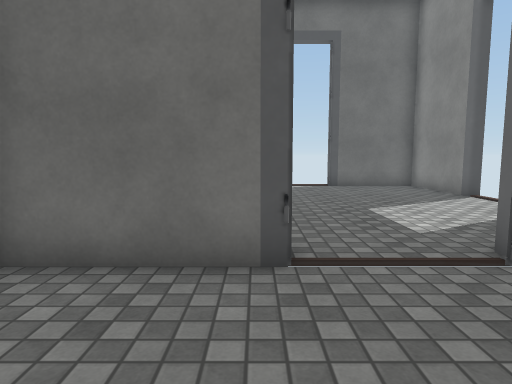
view 1 (above)

12 first-person views from a walk through a scene from a Unity 3-D project. The camera is 1.3 m above the floor, tilts 6° down and sees 75° across. The floor is counted in squares, 1 m on a side. Each view is taken from the middle of a square. On the plan, view 1 faces up. The plan holds only what a view shows up to about 14 squares ahead; the rest is blank. The place goes on beyond the plan. The player character is not drawn. Door leaves are left out, so doorways stand open. Some surface patterns are stand-ins.

view 2
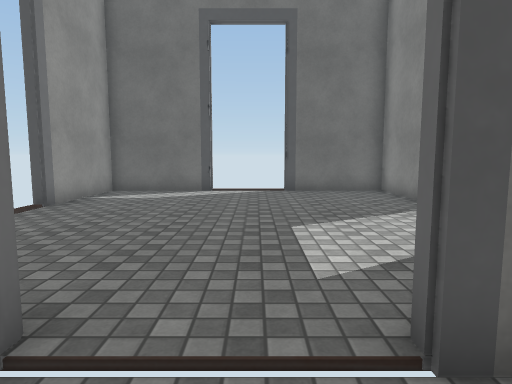

view 3
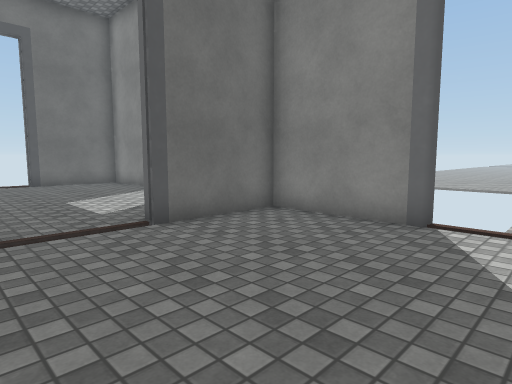

view 4
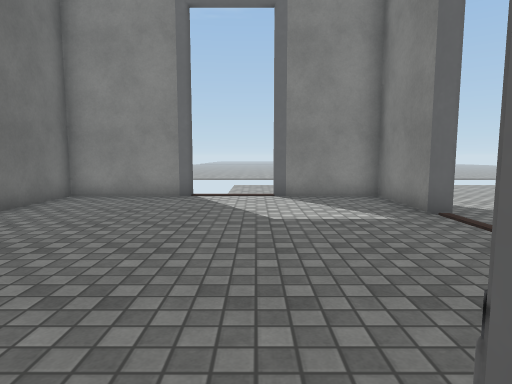

view 5
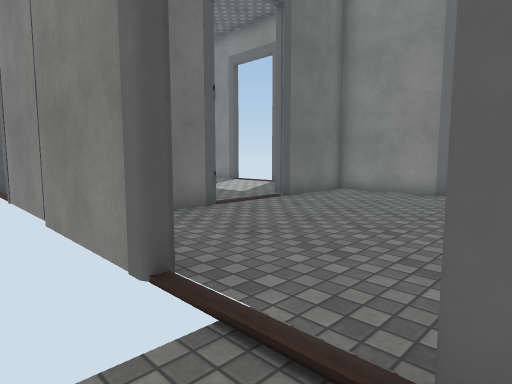

view 6
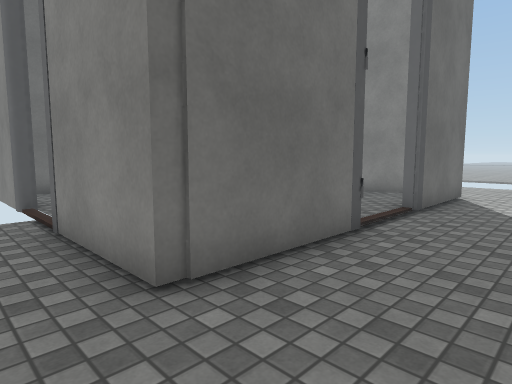

view 7
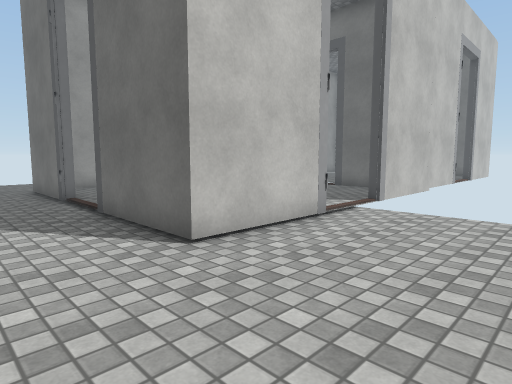

view 8
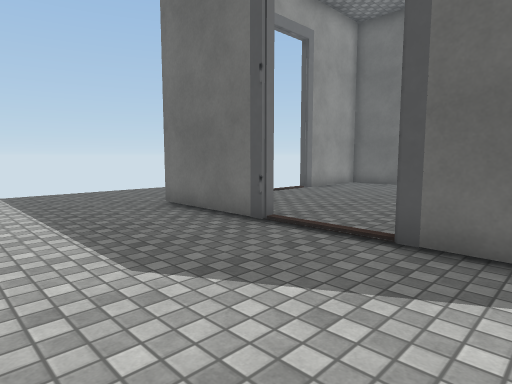

view 9
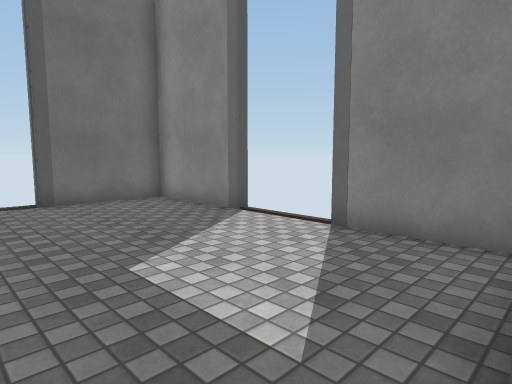

view 10
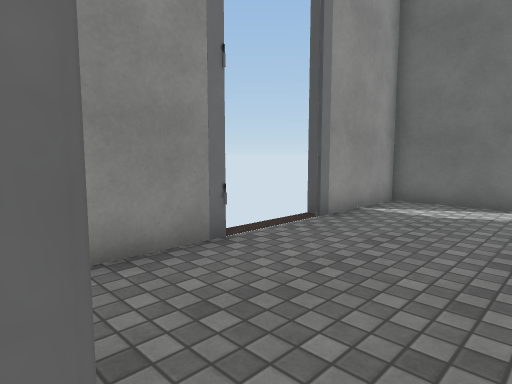

view 11
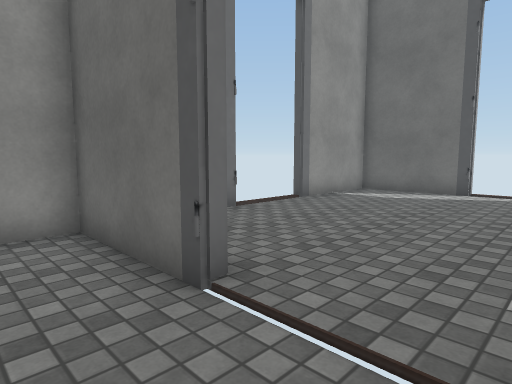

view 12
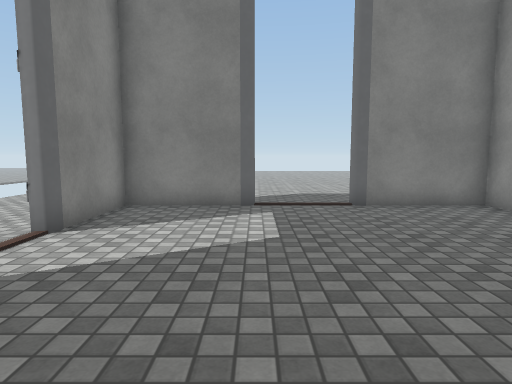

### Floor plan
Points are (right, up) in squares from view 1. A wall is a line through its corners. A room is listed if a view was taken in it or the views show most of it. See-through windows are left out.
Room 1 (views 1, 2, 3, 9, 10, 11, 12)
walls: (6.5, 0.1) (6.5, 3.9) (3, 3.9); (3.1, -5.9) (6.5, -5.9) (6.5, -2.6); (0.5, 3.9) (-3.1, 3.9) (-3.1, 2.8); (-3.1, 0.9) (-3.1, 0); (-3.1, -4) (-3.1, -5.9) (0.4, -5.9)
ways out: opening at (-3, -2) to room 2; opening at (2.5, -7) to room 2; opening at (7, -2) to room 2; open door at (0.6, -7.8) to room 2; opening at (1.5, 4) to room 3; gap at (7, 0)
Room 2 (views 4, 5, 6, 7, 8)
walls: (0.5, -6.2) (-3.5, -6.2) (-3.5, -2.6); (6.9, -2.5) (6.9, -6.2) (3, -6.2)
ways out: opening at (-3, -2) to room 1; opening at (2.5, -7) to room 1; opening at (7, -2) to room 1; open door at (0.6, -7.8) to room 1
Room 3 (no view inside)
walls: (6.5, 10.1) (6.5, 13.9) (3, 13.9); (0.5, 13.9) (-3.1, 13.9) (-3.1, 10); (-3.1, 7.5) (-3.1, 5.2); (6.5, 4.6) (6.5, 7.5)
ways out: opening at (1.5, 4) to room 1; gap at (3, 14); gap at (7, 10)

Where each view was taken, in squares from view 1:
view 1: 0 up, 0 right, facing up
view 2: 2 up, 2 right, facing up
view 3: 2 down, 0 right, facing up-right
view 4: 2 down, 4 left, facing right
view 5: 3 down, 5 left, facing up-right
view 6: 9 down, 5 left, facing up-right
view 7: 9 down, 11 right, facing up-left
view 8: 11 down, 5 right, facing up-left
view 9: 4 up, 1 right, facing up-right
view 10: 4 up, 1 right, facing up-left
view 11: 2 up, 3 right, facing up-left
view 12: 3 up, 3 right, facing down
